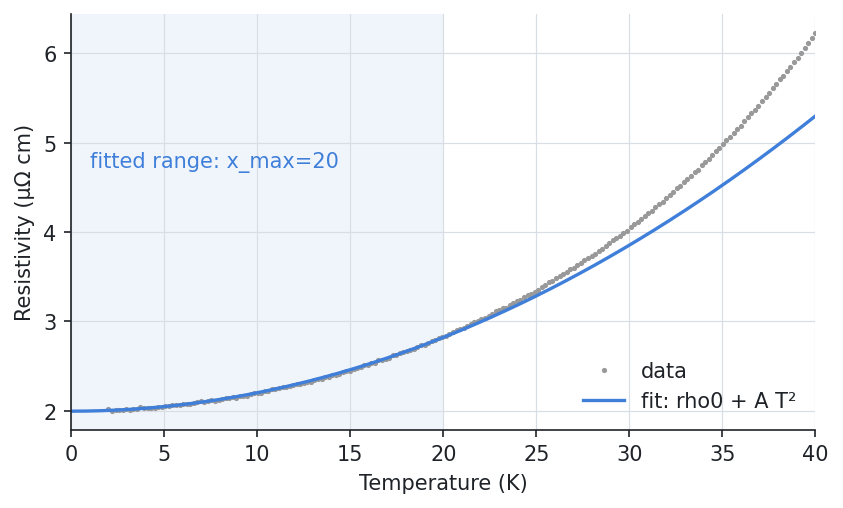

The script that drew this image:
from _data import rt

# --8<-- [start:example]
import quantalyze as qz


def fermi_liquid(temperature, rho0, A):
    return rho0 + A * temperature**2


result = qz.fit(fermi_liquid, rt, "temperature", "resistivity", x_max=20)

print(result.parameters)  # in the order they appear in fermi_liquid
print("rho0 =", result["rho0"])  # or look them up by name
print("A    =", result["A"])
# --8<-- [end:example]

import matplotlib.pyplot as plt
import numpy as np

fig, ax = plt.subplots()
ax.axvspan(0, 20, color="C0", alpha=0.08, lw=0)
ax.text(1, 4.9, "fitted range: x_max=20", color="C0", va="top")
ax.plot(rt.temperature, rt.resistivity, ".", ms=3, color="0.6", label="data")
result.plot(ax, np.linspace(0, 40, 200), color="C0", lw=1.6, label="fit: rho0 + A T²")
ax.set(xlabel="Temperature (K)", ylabel="Resistivity (µΩ cm)", xlim=(0, 40))
ax.legend(loc="lower right")
